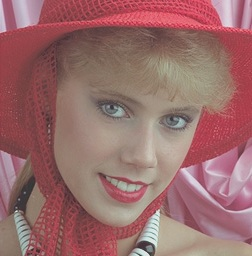
#> input picture Day 4/sample.jpg, 252 x 256 px
$ python code3.py
#> lines starting #> are read from the running program, lines starting #| are printed output that depends on the picture
# -*- coding: utf-8 -*-
"""
Created on Wed May 16 11:37:34 2018

@author: deepe
"""
from PIL import Image
from PIL.ImageOps import grayscale

image = Image.open('sample.jpg')
#> image is the input picture: PIL image 252x256 RGB; mean R, G, B 153.5, 107.6, 107
image = grayscale(image).rotate(90)
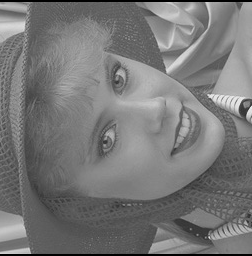
#> image: PIL image 252x256 L; min 0, max 235, mean 119.2
half_the_width = image.size[0] / 2
#> half_the_width = 126
half_the_height = image.size[1] / 2
#> half_the_height = 128
newimg = image.crop(
        (
        half_the_width - 80,
        half_the_height - 102,
        half_the_width + 80,
        half_the_height + 102)
)
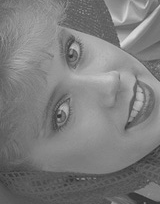
#> newimg: PIL image 160x204 L; min 49, max 224, mean 124.7
newimg.thumbnail((75,75))
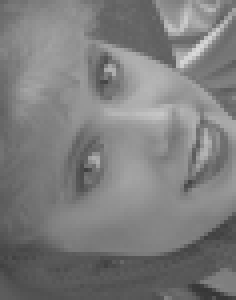
#> newimg: PIL image 59x75 L (shown 4 times larger); min 54, max 217, mean 124.7
newimg.show()

newimg.save("Image1.png")
